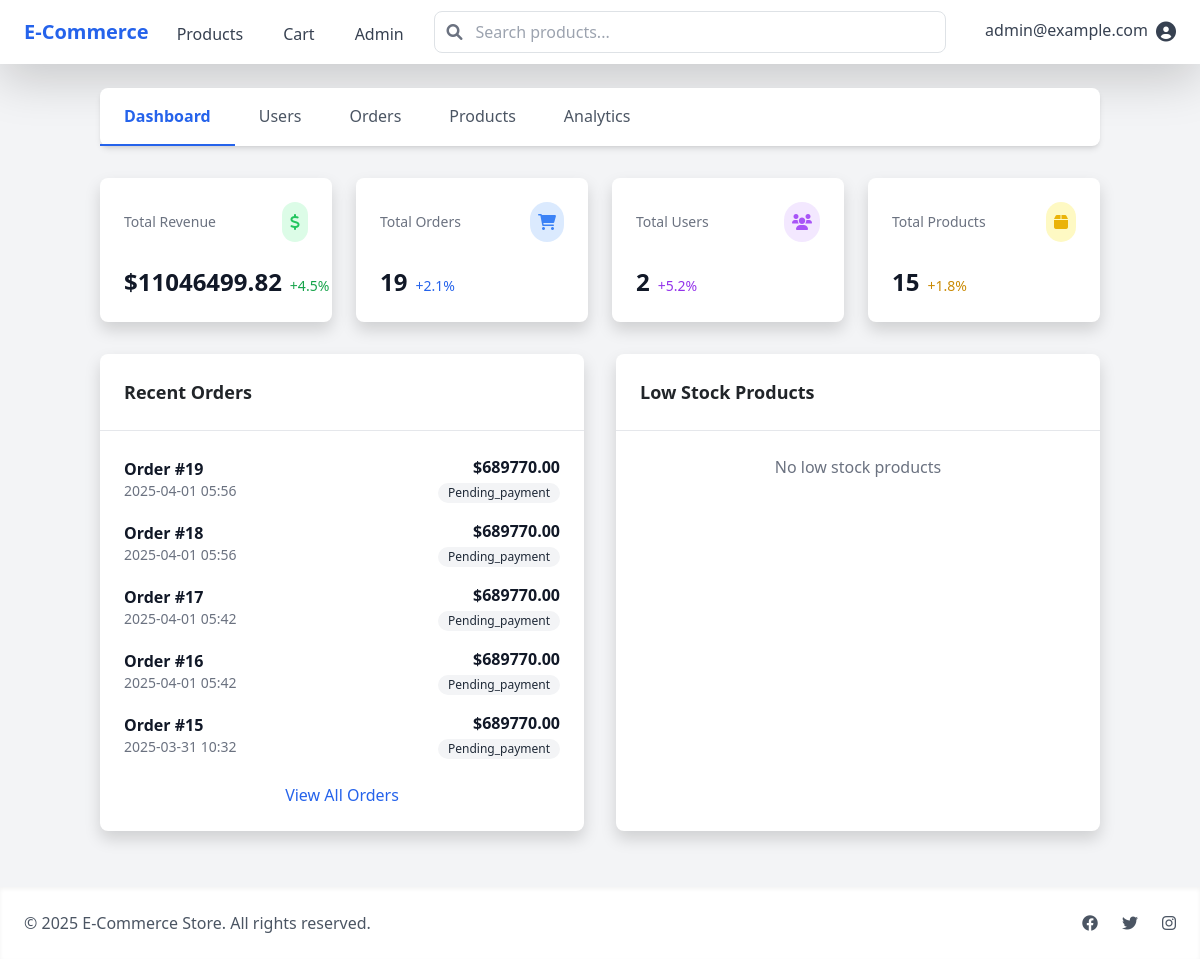
Page /admin/ (signed in) on the earlier database version.
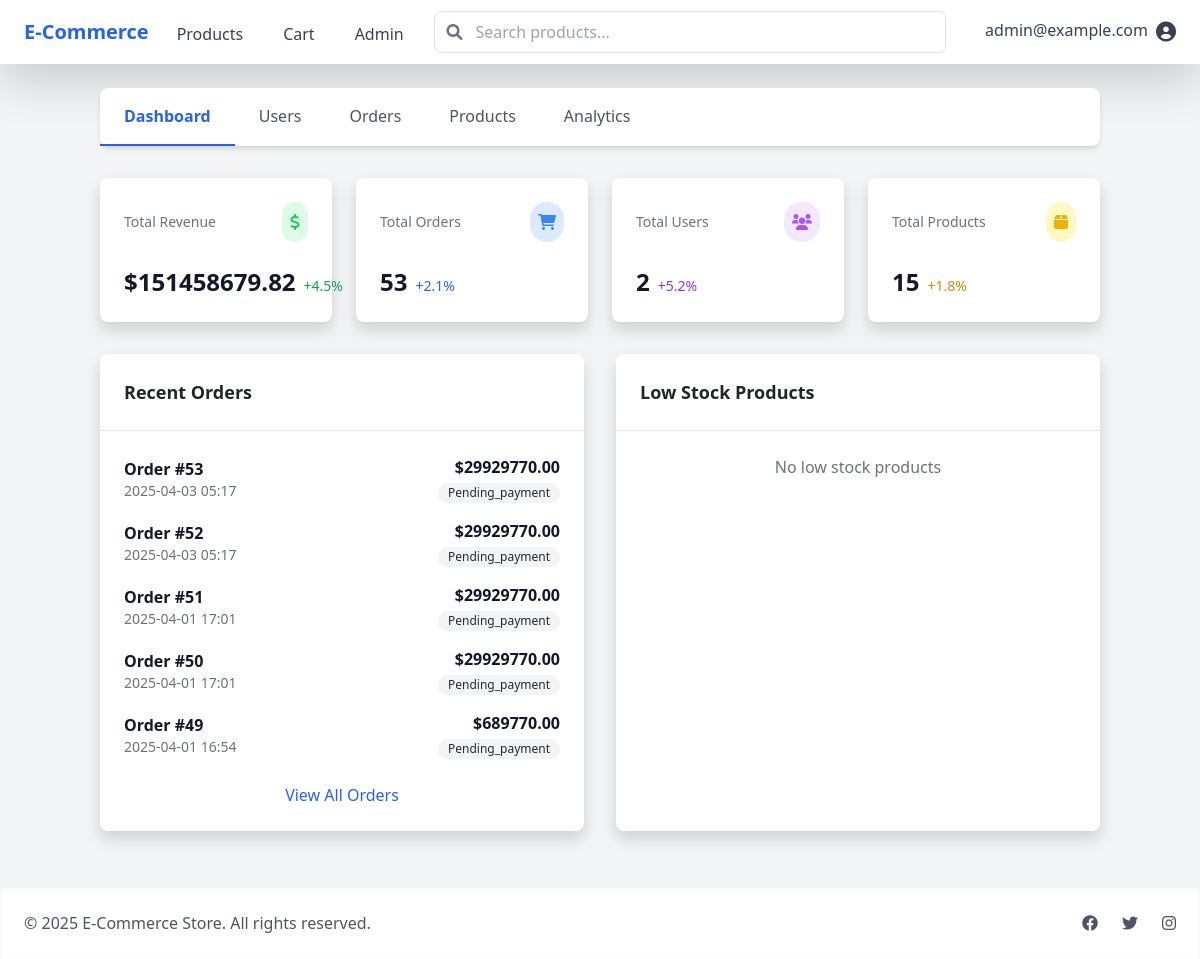
Same page on the later database version.
### models/order.py (models this page shows, shortened)
class Order(db.Model):
    __tablename__ = 'orders'
    id = db.Column(db.Integer, primary_key=True)
    user_id = db.Column(db.Integer, db.ForeignKey('users.id'), nullable=False)
    status = db.Column(db.Enum(OrderStatus), nullable=False, default=OrderStatus.PENDING_PAYMENT)
    total_amount = db.Column(db.Integer, nullable=False)  # Amount in VND
    shipping_address = db.Column(db.Text, nullable=False)
    billing_first_name = db.Column(db.String(100))
    billing_last_name = db.Column(db.String(100))
    billing_address = db.Column(db.Text)
    billing_city = db.Column(db.String(100))
    billing_state = db.Column(db.String(100))
    billing_zip = db.Column(db.String(20))
    payment_method = db.Column(db.String(50), nullable=False)
    payment_id = db.Column(db.String(100))  # External payment reference
    tracking_number = db.Column(db.String(100))
    notes = db.Column(db.Text)
    created_at = db.Column(db.DateTime, default=datetime.utcnow)
    updated_at = db.Column(db.DateTime, default=datetime.utcnow, onupdate=datetime.utcnow)
    items = db.relationship('OrderItem', back_populates='order', lazy=True, cascade='all, delete-orphan')

### routes/admin.py (the view)
@admin_bp.route('/admin/')
@login_required
@admin_required
def dashboard():
    total_users = User.query.count()
    total_products = Product.query.count()
    total_orders = Order.query.count()
    revenue = db.session.query(func.sum(Order.total_amount)).scalar() or 0
    recent_orders = Order.query.order_by(Order.created_at.desc()).limit(5).all()
    low_stock = Product.query.filter(Product.stock < 10).all()
    return render_template('admin/dashboard.html',
                         total_users=total_users,
                         total_products=total_products,
                         total_orders=total_orders,
                         revenue=revenue,
                         recent_orders=recent_orders,
                         low_stock=low_stock)

### routes/auth.py (called while the page is built)
def admin_required(f):
    @wraps(f)
    def decorated_function(*args, **kwargs):
        if not current_user.is_authenticated or not current_user.is_admin:
            flash('You need administrator privileges to access this page.', 'error')
            return redirect(url_for('main.home'))
        return f(*args, **kwargs)
    return decorated_function

### templates/admin/dashboard.html (shortened to what the changed rows need)
{% extends "base.html" %}
{% block content %}
<div class="container mx-auto">
    <div class="grid grid-cols-1 md:grid-cols-2 lg:grid-cols-4 gap-6 mb-8">
        <div class="bg-white rounded-lg shadow p-6">
            <div class="flex items-baseline">
                <span class="text-2xl font-bold text-gray-900">${{ "%.2f"|format(revenue) }}</span>
                <span class="ml-2 text-sm text-green-600">+4.5%</span>
            </div>
        </div>
        <div class="bg-white rounded-lg shadow p-6">
            <div class="flex items-baseline">
                <span class="text-2xl font-bold text-gray-900">{{ total_orders }}</span>
                <span class="ml-2 text-sm text-blue-600">+2.1%</span>
            </div>
        </div>
    </div>
    <div class="grid grid-cols-1 lg:grid-cols-2 gap-8">
        <div class="bg-white rounded-lg shadow">
            <div class="p-6 border-b border-gray-200">
                <h2 class="text-lg font-bold">Recent Orders</h2>
            </div>
            <div class="p-6">
                {% if recent_orders %}
                <div class="space-y-4">
                    {% for order in recent_orders %}
                    <div class="flex items-center justify-between">
                        <div>
                            <p class="font-semibold text-gray-900">Order #{{ order.id }}</p>
                            <p class="text-sm text-gray-500">{{ order.created_at.strftime('%Y-%m-%d %H:%M') }}</p>
                        </div>
                        <div class="text-right">
                            <p class="font-semibold text-gray-900">${{ "%.2f"|format(order.total_amount) }}</p>
                            <span class="inline-flex items-center px-2.5 py-0.5 rounded-full text-xs font-medium
                                       {% if order.status.value == 'paid' %}bg-green-100 text-green-800
                                       {% elif order.status.value == 'pending' %}bg-yellow-100 text-yellow-800
                                       {% else %}bg-gray-100 text-gray-800{% endif %}">
                                {{ order.status.value|title }}
                            </span>
                        </div>
                    </div>
                    {% endfor %}
                </div>
                {% else %}
                <p class="text-gray-500 text-center">No recent orders</p>
                {% endif %}
            </div>
        </div>
        <div class="bg-white rounded-lg shadow">
            <div class="p-6 border-b border-gray-200">
                <h2 class="text-lg font-bold">Low Stock Products</h2>
            </div>
        </div>
    </div>
</div>
{% endblock %}

Differences in the rows shown:
no longer on this page (row unchanged): Order: id "19", created_at "2025-04-01 05:56", total_amount "689770.00", status.value "Pending_payment"
no longer on this page (row unchanged): Order: id "18", created_at "2025-04-01 05:56", total_amount "689770.00", status.value "Pending_payment"
no longer on this page (row unchanged): Order: id "17", created_at "2025-04-01 05:42", total_amount "689770.00", status.value "Pending_payment"
no longer on this page (row unchanged): Order: id "16", created_at "2025-04-01 05:42", total_amount "689770.00", status.value "Pending_payment"
no longer on this page (row unchanged): Order: id "15", created_at "2025-03-31 10:32", total_amount "689770.00", status.value "Pending_payment"
added Order: id "53", created_at "2025-04-03 05:17", total_amount "29929770.00", status.value "Pending_payment"
added Order: id "52", created_at "2025-04-03 05:17", total_amount "29929770.00", status.value "Pending_payment"
added Order: id "51", created_at "2025-04-01 17:01", total_amount "29929770.00", status.value "Pending_payment"
added Order: id "50", created_at "2025-04-01 17:01", total_amount "29929770.00", status.value "Pending_payment"
added Order: id "49", created_at "2025-04-01 16:54", total_amount "689770.00", status.value "Pending_payment"
Other differences:
{{ "%.2f"|format(revenue) }}: "11046499.82" → "151458679.82"
{{ total_orders }}: "19" → "53"
